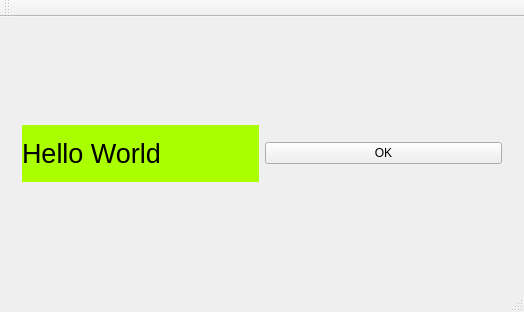
<?xml version="1.0" encoding="UTF-8"?>
<ui version="4.0">
 <class>MainWindow</class>
 <widget class="QMainWindow" name="MainWindow">
  <property name="geometry">
   <rect>
    <x>0</x>
    <y>0</y>
    <width>524</width>
    <height>312</height>
   </rect>
  </property>
  <property name="windowTitle">
   <string>MainWindow</string>
  </property>
  <widget class="QWidget" name="centralWidget">
   <layout class="QVBoxLayout" name="verticalLayout">
    <item>
     <widget class="QWidget" name="widget" native="true"/>
    </item>
    <item>
     <widget class="QWidget" name="widget_2" native="true">
      <layout class="QHBoxLayout" name="horizontalLayout">
       <item>
        <widget class="QLabel" name="label">
         <property name="font">
          <font>
           <pointsize>20</pointsize>
          </font>
         </property>
         <property name="styleSheet">
          <string notr="true">background-color: rgb(170, 255, 0);</string>
         </property>
         <property name="text">
          <string>Hello World</string>
         </property>
        </widget>
       </item>
       <item>
        <widget class="QPushButton" name="pushButton">
         <property name="text">
          <string>OK</string>
         </property>
        </widget>
       </item>
      </layout>
     </widget>
    </item>
    <item>
     <widget class="QWidget" name="widget_3" native="true"/>
    </item>
   </layout>
  </widget>
  <widget class="QMenuBar" name="menuBar">
   <property name="geometry">
    <rect>
     <x>0</x>
     <y>0</y>
     <width>524</width>
     <height>21</height>
    </rect>
   </property>
  </widget>
  <widget class="QToolBar" name="mainToolBar">
   <attribute name="toolBarArea">
    <enum>TopToolBarArea</enum>
   </attribute>
   <attribute name="toolBarBreak">
    <bool>false</bool>
   </attribute>
  </widget>
  <widget class="QStatusBar" name="statusBar"/>
 </widget>
 <layoutdefault spacing="6" margin="11"/>
 <resources/>
 <connections/>
</ui>
